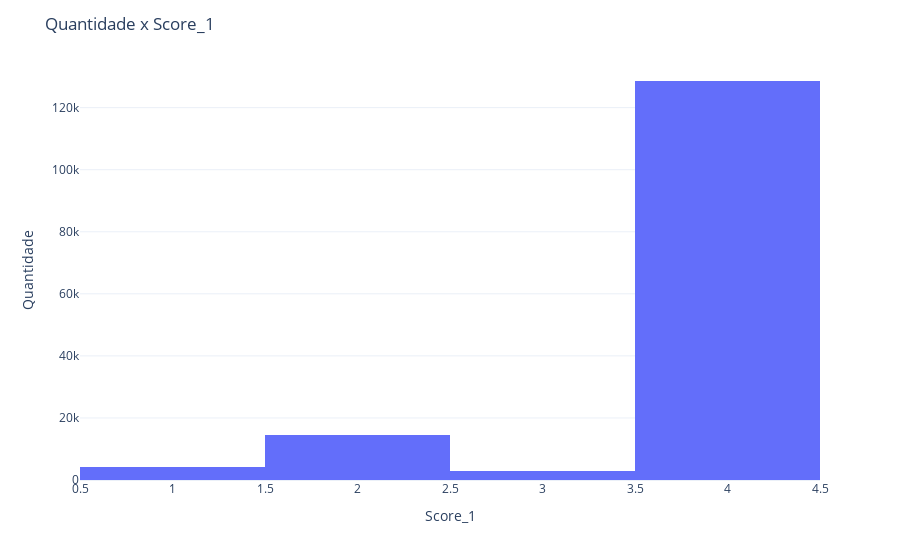

The cell this chart's notebook holds for it:
### Markdown cell above
As the variable score_1 ranges from 1 to 4, I will consider it categorical. Below is a bar chart representing this distribution.

### Code cell
import plotly.express as px
import plotly.graph_objects as go

#%pip install nbformat

# Assuming df is your DataFrame
fig = px.histogram(df, x='score_1')

fig.update_layout(
    template="plotly_white",
    xaxis_title="Score_1",
    yaxis_title="Quantidade",
    title="Quantidade x Score_1"
)

fig.show()

### Figure 1 — Plotly figure (JSON) as saved in the notebook; plotly's stock layout.template omitted (floating-point values rounded to 4 significant figures; data arrays with more than 128 entries replaced by an {"elided": "..."} marker saying what was removed)
{"data": [{"alignmentgroup": "True", "bingroup": "x", "hovertemplate": "score_1=%{x}<br>count=%{y}<extra></extra>", "legendgroup": "", "marker": {"color": "#636efa", "pattern": {"shape": ""}}, "name": "", "offsetgroup": "", "orientation": "v", "showlegend": false, "type": "histogram", "x": {"elided": "150000 int values"}, "xaxis": "x", "yaxis": "y"}], "layout": {"barmode": "relative", "legend": {"tracegroupgap": 0}, "margin": {"t": 60}, "title": {"text": "Quantidade x Score_1"}, "xaxis": {"anchor": "y", "domain": [0, 1], "title": {"text": "Score_1"}}, "yaxis": {"anchor": "x", "domain": [0, 1], "title": {"text": "Quantidade"}}}}
